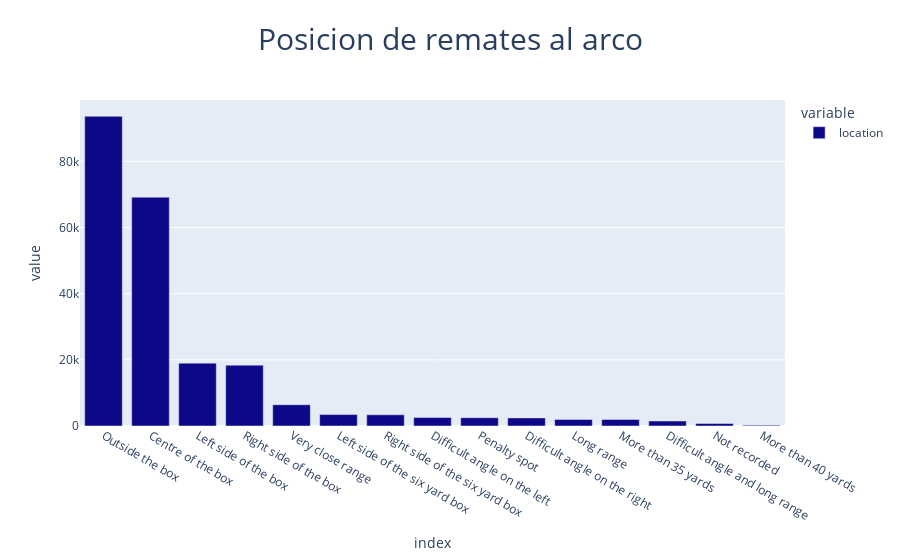

The notebook cell this image was saved under:
### Markdown cell above
<br><br>
### Lugar desde donde se ejecuto el tiro al arco
<br><br>

### Code cell
#Analizamos y agrupamos el lugar desde donde se ejecuto cada tiro al arco
lugar_de_ejecicion  = events_clean_1['location'].value_counts()
bar2= px.bar(lugar_de_ejecicion, color_discrete_sequence=px.colors.sequential.Plasma,
             title= "Posicion de remates al arco"
      )
bar2.update_layout(title_x=0.5, title_font_size=30)

### Figure 1 — Plotly figure (JSON) as saved in the notebook; plotly's stock layout.template omitted (floating-point values rounded to 4 significant figures)
{"data": [{"alignmentgroup": "True", "hovertemplate": "variable=location<br>index=%{x}<br>value=%{y}<extra></extra>", "legendgroup": "location", "marker": {"color": "#0d0887", "pattern": {"shape": ""}}, "name": "location", "offsetgroup": "location", "orientation": "v", "showlegend": true, "textposition": "auto", "type": "bar", "x": ["Outside the box", "Centre of the box", "Left side of the box", "Right side of the box", "Very close range", "Left side of the six yard box", "Right side of the six yard box", "Difficult angle on the left", "Penalty spot", "Difficult angle on the right", "Long range", "More than 35 yards", "Difficult angle and long range", "Not recorded", "More than 40 yards"], "xaxis": "x", "y": [93609, 69162, 19000, 18396, 6421, 3459, 3388, 2555, 2506, 2447, 1988, 1977, 1513, 775, 255], "yaxis": "y"}], "layout": {"barmode": "relative", "legend": {"title": {"text": "variable"}, "tracegroupgap": 0}, "title": {"font": {"size": 30}, "text": "Posicion de remates al arco", "x": 0.5}, "xaxis": {"anchor": "y", "domain": [0, 1], "title": {"text": "index"}}, "yaxis": {"anchor": "x", "domain": [0, 1], "title": {"text": "value"}}}}
